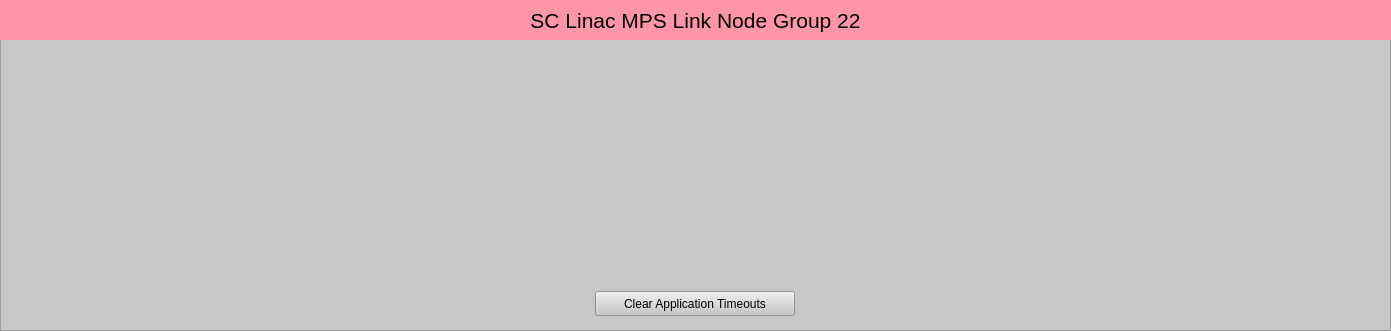
<?xml version="1.0" encoding="UTF-8"?>
<ui version="4.0">
 <class>Form</class>
 <widget class="QWidget" name="Form">
  <property name="geometry">
   <rect>
    <x>0</x>
    <y>0</y>
    <width>1391</width>
    <height>331</height>
   </rect>
  </property>
  <property name="windowTitle">
   <string>SC Linac MPS Link Node Group 22</string>
  </property>
  <widget class="QFrame" name="frame">
   <property name="geometry">
    <rect>
     <x>0</x>
     <y>0</y>
     <width>1391</width>
     <height>331</height>
    </rect>
   </property>
   <property name="styleSheet">
    <string notr="true">background-color: rgb(200, 200, 200);</string>
   </property>
   <property name="frameShape">
    <enum>QFrame::StyledPanel</enum>
   </property>
   <property name="frameShadow">
    <enum>QFrame::Raised</enum>
   </property>
   <widget class="QLabel" name="label">
    <property name="geometry">
     <rect>
      <x>0</x>
      <y>0</y>
      <width>1391</width>
      <height>40</height>
     </rect>
    </property>
    <property name="font">
     <font>
      <pointsize>16</pointsize>
     </font>
    </property>
    <property name="styleSheet">
     <string notr="true">background-color: rgb(255, 150, 168);</string>
    </property>
    <property name="text">
     <string>SC Linac MPS Link Node Group 22</string>
    </property>
    <property name="alignment">
     <set>Qt::AlignCenter</set>
    </property>
   </widget>
   <widget class="PyDMEmbeddedDisplay" name="PyDMEmbeddedDisplay">
    <property name="geometry">
     <rect>
      <x>924</x>
      <y>50</y>
      <width>457</width>
      <height>230</height>
     </rect>
    </property>
    <property name="toolTip">
     <string/>
    </property>
    <property name="macros" stdset="0">
     <string>{"P":"MPLN:UNDH:MP06:1","CN":"SIOC:SYS0:MP02","AID":"0","SLOT_FILE":"LinkNode141_slot.ui","P_IN":"SIOC:SYS0:MP02","PGP":"11","LN":"141","TYPE":"REM","LOCA":"UNDH","IOC_UNIT":"MP06","INST":"1","VIS":"1","P_IN2":"SIOC:SYS0:MP02","TEXT":"CN B005"}</string>
    </property>
    <property name="filename" stdset="0">
     <string>$PYDM/mps/mps_crate_link.ui</string>
    </property>
   </widget>
   <widget class="PyDMEmbeddedDisplay" name="PyDMEmbeddedDisplay">
    <property name="geometry">
     <rect>
      <x>467</x>
      <y>50</y>
      <width>457</width>
      <height>230</height>
     </rect>
    </property>
    <property name="toolTip">
     <string/>
    </property>
    <property name="macros" stdset="0">
     <string>{"P":"MPLN:UNDH:MP09:1","CN":"SIOC:SYS0:MP02","AID":"0","SLOT_FILE":"LinkNode144_slot.ui","P_IN":"MPLN:UNDH:MP06:1","PGP":"0","LN":"144","TYPE":"LOC","LOCA":"UNDH","IOC_UNIT":"MP09","INST":"1","VIS":"0","P_IN2":"MPLN:UNDH:MP06:1","TEXT":"LN Rx"}</string>
    </property>
    <property name="filename" stdset="0">
     <string>$PYDM/mps/mps_crate_link.ui</string>
    </property>
   </widget>
   <widget class="PyDMEmbeddedDisplay" name="PyDMEmbeddedDisplay">
    <property name="geometry">
     <rect>
      <x>10</x>
      <y>50</y>
      <width>457</width>
      <height>230</height>
     </rect>
    </property>
    <property name="toolTip">
     <string/>
    </property>
    <property name="macros" stdset="0">
     <string>{"P":"MPLN:UNDH:MP08:1","CN":"SIOC:SYS0:MP02","AID":"0","SLOT_FILE":"LinkNode143_slot.ui","P_IN":"MPLN:UNDH:MP09:1","PGP":"0","LN":"143","TYPE":"LOC","LOCA":"UNDH","IOC_UNIT":"MP08","INST":"1","VIS":"0","P_IN2":"MPLN:UNDH:MP09:1","TEXT":"LN Rx"}</string>
    </property>
    <property name="filename" stdset="0">
     <string>$PYDM/mps/mps_crate_link.ui</string>
    </property>
   </widget>
   <widget class="PyDMDrawingImage" name="PyDMDrawingImage">
    <property name="geometry">
     <rect>
      <x>10</x>
      <y>279</y>
      <width>250</width>
      <height>50</height>
     </rect>
    </property>
    <property name="toolTip">
     <string/>
    </property>
    <property name="styleSheet">
     <string notr="true">background-color: rgb(200, 200, 200);</string>
    </property>
    <property name="filename" stdset="0">
     <string>$PYDM/mps/lcls_mps_lockup_sidebyside_digital.png</string>
    </property>
   </widget>
   <widget class="PyDMPushButton" name="PyDMPushButton">
    <property name="geometry">
     <rect>
      <x>595</x>
      <y>291</y>
      <width>200</width>
      <height>25</height>
     </rect>
    </property>
    <property name="toolTip">
     <string/>
    </property>
    <property name="text">
     <string>Clear Application Timeouts</string>
    </property>
    <property name="channel" stdset="0">
     <string>ca://SIOC:SYS0:MP02:TO_ERR_CLR</string>
    </property>
    <property name="pressValue" stdset="0">
     <string>1</string>
    </property>
    <property name="releaseValue" stdset="0">
     <string>0</string>
    </property>
   </widget>
  </widget>
 </widget>
 <customwidgets>
  <customwidget>
   <class>PyDMEmbeddedDisplay</class>
   <extends>QFrame</extends>
   <header>pydm.widgets.embedded_display</header>
  </customwidget>
  <customwidget>
   <class>PyDMPushButton</class>
   <extends>QPushButton</extends>
   <header>pydm.widgets.pushbutton</header>
  </customwidget>
  <customwidget>
   <class>PyDMDrawingImage</class>
   <extends>QWidget</extends>
   <header>pydm.widgets.drawing</header>
  </customwidget>
 </customwidgets>
 <resources/>
 <connections/>
</ui>
